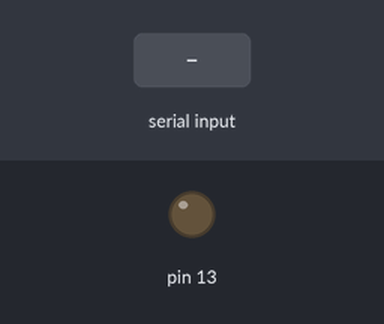
Bench run of a sketch on a simulated Arduino Mega 2560, built with avr-gcc and run on an emulated ATmega2560. Parts: output pins drawn as LEDs (lit = HIGH). Dashed ring = blinking. Inputs (shaded band) come from the test bench. What the sketch prints to the serial monitor is not drawn.

Above: at 0.1 s.
At 3.2 s:
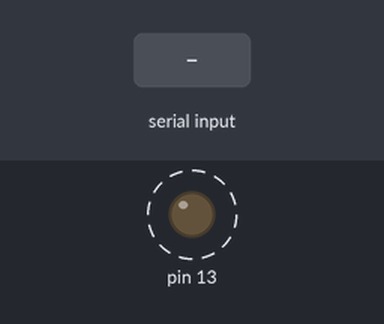
3.3 s: "%" received over the second serial link
Timing chart, 0 to 12.3 s (numbered marks = the images above; inputs shaded):
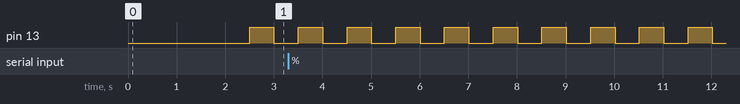

Measured:
- by itself, pin 13: alternates HIGH for 0.50 s and LOW for 0.50 s

The sketch:

sabertoothsketch_mar14a.ino
```cpp
// =======================================================================================
//                              Arduino Robot Controller (Automatic Mode)
// =======================================================================================
//                          Last Revised Date: 03/14/2025
//                             Revised By: ChatGPT (Based on Prof McLaughlin's Code)
// =======================================================================================
// ---------------------------------------------------------------------------------------
//                          Libraries
// ---------------------------------------------------------------------------------------
#include <Sabertooth.h>
#include <Wire.h>

#define I2C_ADDRESS 0x08  // I2C address (not used in automatic mode)
String I2CInboundString = ""; // Buffer for storing the received data

// ---------------------------------------------------------------------------------------
//    Timer Controller Variable
// ---------------------------------------------------------------------------------------
long currentTime = millis();

// ---------------------------------------------------------------------------------------
//    Motor Control Variables
// ---------------------------------------------------------------------------------------
#define SABERTOOTH_ADDR 128
Sabertooth *ST = new Sabertooth(SABERTOOTH_ADDR, Serial1); // TX1 → Pin#18

int driveDeadBandRange = 10;
int currentSpeed = 0;
int currentTurn = 0;
boolean robotMoving = false;

// ---------------------------------------------------------------------------------------
//    Setup Function
// ---------------------------------------------------------------------------------------
void setup() {
    Serial.begin(115200);      // Serial monitor for debugging
    Serial3.begin(115200);     // Serial3 for Raspberry Pi communication

    Serial.println("Automatic Mode Started");

    // Initialize Sabertooth Motor Controller
    Serial1.begin(9600);
    ST->autobaud();
    ST->setTimeout(200);
    ST->setDeadband(driveDeadBandRange);

    // Set pin 13 for heartbeat LED
    pinMode(13, OUTPUT);
    digitalWrite(13, LOW);
}

// =======================================================================================
//    Main Program Loop
// =======================================================================================
void loop() {
    currentTime = millis();

    // Check for incoming serial messages from Raspberry Pi
    check_inbound_serial_message();

    // Blink Arduino LED to show it's alive
    blink_status_led();
}

// =======================================================================================
//    Function to Move Robot Based on Command
// =======================================================================================
void moveRobot(String command) {
    if (command == "F") {
        Serial.println("Moving Forward");
        ST->drive(-150);  // Move forward at speed 150
        ST->turn(0);
        robotMoving = true;
    }
    else if (command == "L") {
        Serial.println("Turning Left");
        ST->drive(0);   // Stop forward movement
        ST->turn(100); // Turn left
        delay(1000);    // Adjust turn duration as needed
        ST->turn(0);    // Stop turning
    }
    else if (command == "R") {
        Serial.println("Turning Right");
        ST->drive(0);   // Stop forward movement
        ST->turn(-100);  // Turn right
        delay(1000);    // Adjust turn duration as needed
        ST->turn(0);    // Stop turning
    }
    else if (command == "S") {
        Serial.println("Stopping");
        ST->stop();
        robotMoving = false;
    }
}

// =======================================================================================
//    Function to Check Serial Messages from Raspberry Pi
// =======================================================================================
void check_inbound_serial_message() {
    static String message = ""; // Buffer to store incoming messages

    // Read data from Serial3 (Raspberry Pi)
    while (Serial3.available() > 0) {
        char incomingChar = Serial3.read();

        // Check for message termination character '%'
        if (incomingChar == '%') {
            Serial.println("Received Command: " + message);

            // Process movement command
            moveRobot(message);

            // Clear buffer for next command
            message = "";
        } else {
            message += incomingChar;
        }
    }
}

// =======================================================================================
//    Function to Blink LED for Heartbeat
// =======================================================================================
void blink_status_led() {
    static long blinkMillis = millis();
    static boolean blinkOn = false;

    if ((blinkMillis + 500) < currentTime) {
        if (blinkOn) {
            digitalWrite(13, LOW);
            blinkOn = false;
        } else {
            digitalWrite(13, HIGH);
            blinkOn = true;
        }
        blinkMillis = millis();
    }
}
```
